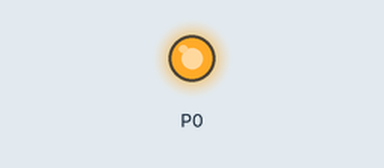
This program was run on a simulated BBC micro:bit (MakeCode). On the bench: output pins drawn as LEDs (lit = HIGH).

Above: at 0.05 s.
At 1.0 s:
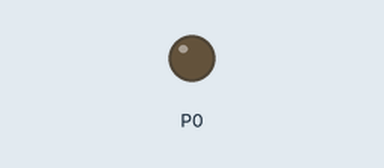
Timing chart, 0 to 3.0 s (numbered marks = the images above):
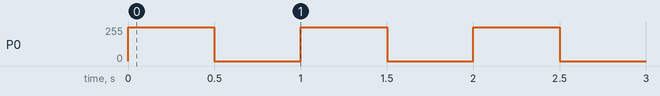

Measured:
- by itself, P0: ramps from 0/255 to 255/255 and jumps back, once every 1.0 s

The program:

main.ts
```typescript
let CONTROL = 0
led.enable(false)
CONTROL += 0
basic.forever(function () {
    for (let index = 0; index < 4; index++) {
        pins.digitalWritePin(DigitalPin.P0, 1)
        basic.pause(500)
        pins.digitalWritePin(DigitalPin.P0, 0)
        basic.pause(500)
    }
    while (CONTROL < 1020) {
        CONTROL += 1
        pins.analogWritePin(AnalogPin.P0, CONTROL)
        basic.pause(1000)
    }
    while (CONTROL > 0) {
        CONTROL += 0
        pins.analogWritePin(AnalogPin.P0, CONTROL)
        basic.pause(1000)
    }
})
```

test.ts
```typescript
// aquí va el archivo "tests"; esto no se compilará cuando este paquete se utilice como una extensión.
```
